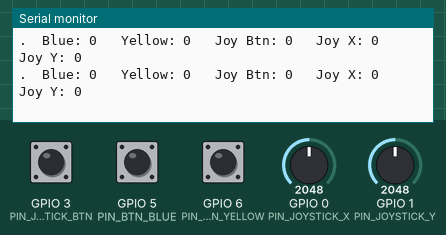
The sketch below on a simulated ESP32-S3. Parts: the last lines printed to the serial monitor. The inputs (shaded band) are chosen by the test bench; at power-on: GPIO 0 (PIN_JOYSTICK_X) = 2048, GPIO 1 (PIN_JOYSTICK_Y) = 2048, GPIO 3 (PIN_JOYSTICK_BTN) HIGH, GPIO 5 (PIN_BTN_BLUE) HIGH, GPIO 6 (PIN_BTN_YELLOW) HIGH.

Above: at 2.2 s.
2.3 s: GPIO 0 (PIN_JOYSTICK_X) set to 2866
At 3.0 s:
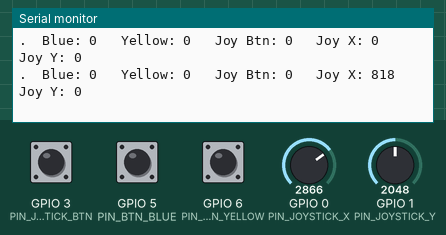
3.8 s: GPIO 1 (PIN_JOYSTICK_Y) set to 2866
At 4.5 s:
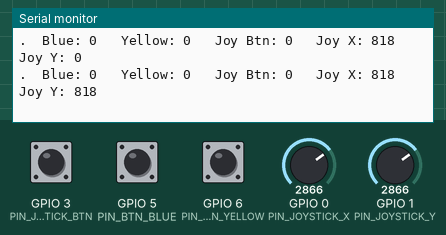
5.3 s: GPIO 3 (PIN_JOYSTICK_BTN) pulled LOW for 0.3 s
At 6.0 s:
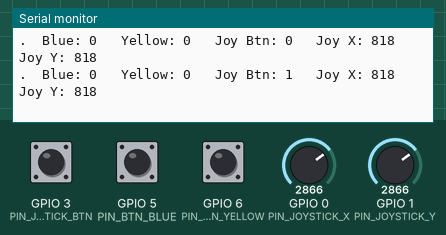
7.1 s: GPIO 5 (PIN_BTN_BLUE) pulled LOW for 1 s
At 7.9 s:
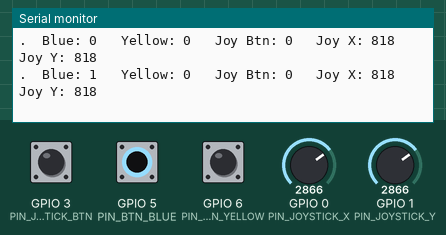
9.6 s: GPIO 6 (PIN_BTN_YELLOW) pulled LOW for 1 s
At 10.5 s:
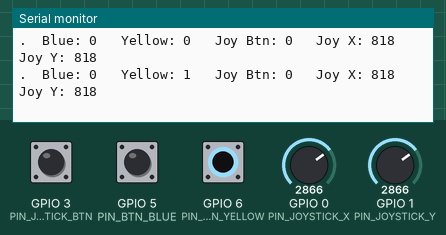
12.1 s: GPIO 0 (PIN_JOYSTICK_X) set to 3603
At 12.5 s:
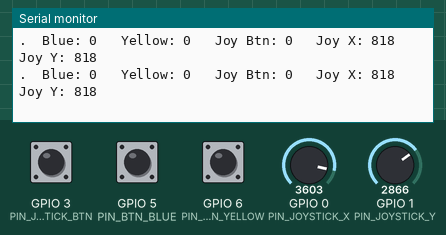
Timing chart, 0 to 14.6 s (numbered marks = the images above; inputs shaded):
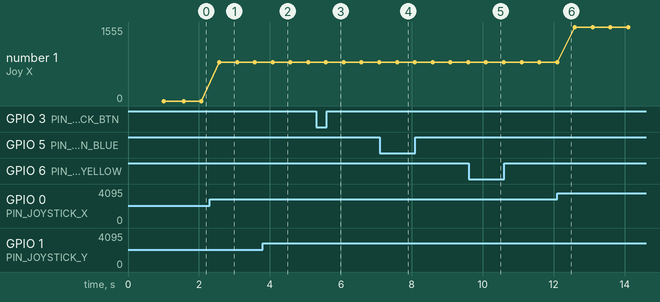

Measured:
- after the input at 2.3 s, the serial monitor: prints a new line after 0.27 s (image 1)
- after the input at 3.8 s, the serial monitor: prints a new line after 0.28 s (image 2)
- after the input at 5.3 s, the serial monitor: prints a new line after 0.28 s (image 3)
- after the input at 7.1 s, the serial monitor: prints a new line after 0.48 s (image 4)
- after the input at 9.6 s, the serial monitor: prints a new line after 0.49 s (image 5)
- plotted number 1: 0 → 818 after the input at 2.3 s, 818 → 1555 after the input at 12.1 s

The sketch:

RemoteControlTransmitter.ino
```cpp
/*
* Remote Control Code for Crab Project
* Authors: Renzo, Jimmy
* Date last modified: 4/6/2026
* TODO:
* add buzzer implementation
* add screen implementation
*/


// Import statements for ESP-NOW
#include <WiFi.h>
#include <esp_now.h>

// Pin assignments (to be updated when physically wired)
const int PIN_JOYSTICK_X      = 0;
const int PIN_JOYSTICK_Y      = 1;
const int PIN_JOYSTICK_BTN    = 3;
const int PIN_BTN_BLUE        = 5;
const int PIN_BTN_YELLOW      = 6;
const int LED_1               = 7;
const int LED_2               = 8;

// Receiver MAC address (must match receiver device)
const uint8_t RECEIVER_MAC[] = {0x44, 0x1D, 0x64, 0xF8, 0x22, 0xD8};

/*
 * Struct defining the data package sent to the receiver.
 * Includes button states and joystick axes.
 */
typedef struct ControllerMessage {
  bool bluePressed;   // True if the blue button is pressed
  bool yellowPressed; // True if the yellow button is pressed
  bool joyBtnPressed; // True if the joystick button is pressed
  int  joyX;          // Joystick X axis value (-2048 to 2047)
  int  joyY;          // Joystick Y axis value (-2048 to 2047)
} ControllerMessage;

ControllerMessage outgoingData;


void setup() {
  Serial.begin(9600);
  Serial.println("DEBUG: Transmitter code setup starting...");
  delay(1000);
  setupPins();
  Serial.println("DEBUG: Pins Setup");
  setupEspNow();
  Serial.println("Remote control is ready.");
}


void setupPins() {
  pinMode(PIN_JOYSTICK_X,   INPUT);
  pinMode(PIN_JOYSTICK_Y,   INPUT);
  pinMode(PIN_JOYSTICK_BTN, INPUT_PULLUP); // HIGH when not pressed
  pinMode(PIN_BTN_BLUE,     INPUT_PULLUP); // HIGH when not pressed
  pinMode(PIN_BTN_YELLOW,   INPUT_PULLUP); // HIGH when not pressed
}

/*
 * Setup ESPNOw sets up the esp to connect to the other.
 */
void setupEspNow() {
  WiFi.mode(WIFI_STA);

  if (esp_now_init() != ESP_OK) {
    Serial.println("DEBUG: ESP-NOW init failed");
    pinMode(LED_1, OUTPUT);
    while (true){
      digitalWrite(LED_1, HIGH);
      delay(250);
      digitalWrite(LED_1, LOW);
      delay(250);
    }
  }

  esp_now_peer_info_t peerInfo = {};
  memcpy(peerInfo.peer_addr, RECEIVER_MAC, 6);
  peerInfo.channel = 0;
  peerInfo.encrypt = false;

  if(esp_now_add_peer(&peerInfo) != ESP_OK) {
    Serial.println("DEBUG: Failed to add peer");
  }

  Serial.println("DEBUG: TRANSMITTER READY");
}


/*
 * This reads the analog joystick pin and centers the output around zero.
 * Range: -2048 to 2047 (ESP32's 12-bit ADC).
 * Note: would be -512 to 511 on Arduino's 10-bit ADC.
 */
int readJoystickCentered(int pin) {
  return (analogRead(pin) - 2048);
}


// Returns true if the button is pressed (assumes INPUT_PULLUP wiring)
bool isButtonPressed(int pin) {
  return digitalRead(pin) == LOW;
}

/*
 * sendControllerState will send the state of the button to the
 * other ESP32.
 */
void sendControllerState() {
  outgoingData.bluePressed   = isButtonPressed(PIN_BTN_BLUE);
  outgoingData.yellowPressed = isButtonPressed(PIN_BTN_YELLOW);
  outgoingData.joyBtnPressed = isButtonPressed(PIN_JOYSTICK_BTN);
  outgoingData.joyX          = readJoystickCentered(PIN_JOYSTICK_X);
  outgoingData.joyY          = readJoystickCentered(PIN_JOYSTICK_Y);

  esp_now_send(RECEIVER_MAC, (uint8_t *)&outgoingData, sizeof(outgoingData));
}


// Prints all current input states to Serial for debugging
void debugPrintInputs() {
  Serial.print(".  Blue: ");
  Serial.print(isButtonPressed(PIN_BTN_BLUE));

  Serial.print("   Yellow: ");
  Serial.print(isButtonPressed(PIN_BTN_YELLOW));

  Serial.print("   Joy Btn: ");
  Serial.print(isButtonPressed(PIN_JOYSTICK_BTN));

  Serial.print("   Joy X: ");
  Serial.print(readJoystickCentered(PIN_JOYSTICK_X));

  Serial.print("   Joy Y: ");
  Serial.println(readJoystickCentered(PIN_JOYSTICK_Y));
}


void loop() {
  debugPrintInputs();
  sendControllerState();
  delay(500); //this is transmitting twice per second 500ms * 2 is 1 sec lol basic math.
}
```
